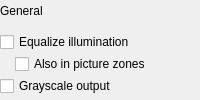
                 <widget class="QWidget" name="commonOptions" native="true">
                  <layout class="QVBoxLayout" name="commonOptionsLayout">
                   <property name="leftMargin">
                    <number>0</number>
                   </property>
                   <property name="topMargin">
                    <number>0</number>
                   </property>
                   <property name="rightMargin">
                    <number>0</number>
                   </property>
                   <property name="bottomMargin">
                    <number>0</number>
                   </property>
                   <item>
                    <widget class="SectionHeading" name="commonOptionsHeading">
                     <property name="text">
                      <string>General</string>
                     </property>
                    </widget>
                   </item>
                   <item>
                    <layout class="QHBoxLayout" name="horizontalLayout_14">
                     <item>
                      <layout class="QVBoxLayout" name="verticalLayout_13">
                       <property name="spacing">
                        <number>2</number>
                       </property>
                       <property name="leftMargin">
                        <number>0</number>
                       </property>
                       <property name="topMargin">
                        <number>4</number>
                       </property>
                       <property name="rightMargin">
                        <number>4</number>
                       </property>
                       <property name="bottomMargin">
                        <number>4</number>
                       </property>
                       <item>
                        <widget class="QCheckBox" name="equalizeIlluminationCB">
                         <property name="toolTip">
                          <string>Evens out uneven lighting, such as a shadow near the spine. In black and white and in mixed mode it is done before the conversion to black and white, in color mode on the whole page.</string>
                         </property>
                         <property name="text">
                          <string>Equalize illumination</string>
                         </property>
                        </widget>
                       </item>
                       <item>
                        <layout class="QHBoxLayout" name="equalizeIlluminationColorLayout">
                         <property name="leftMargin">
                          <number>15</number>
                         </property>
                         <item>
                          <widget class="QCheckBox" name="equalizeIlluminationColorCB">
                           <property name="toolTip">
                            <string>Mixed mode only: also evens out the lighting in the picture zones. Needs &quot;Equalize illumination&quot;.</string>
                           </property>
                           <property name="text">
                            <string>Also in picture zones</string>
                           </property>
                          </widget>
                         </item>
                        </layout>
                       </item>
                       <item>
                        <widget class="QCheckBox" name="grayscaleOutputCB">
                         <property name="toolTip">
                          <string>Output color scans in grayscale: the whole page in color / grayscale mode, pictures and colored text in mixed mode. Grayscale files are much smaller.</string>
                         </property>
                         <property name="text">
                          <string>Grayscale output</string>
                         </property>
                        </widget>
                       </item>
                      </layout>
                     </item>
                     <item>
                      <spacer name="horizontalSpacer_36">
                       <property name="orientation">
                        <enum>Qt::Horizontal</enum>
                       </property>
                       <property name="sizeHint" stdset="0">
                        <size>
                         <width>1</width>
                         <height>1</height>
                        </size>
                       </property>
                      </spacer>
                     </item>
                    </layout>
                   </item>
                  </layout>
                 </widget>
